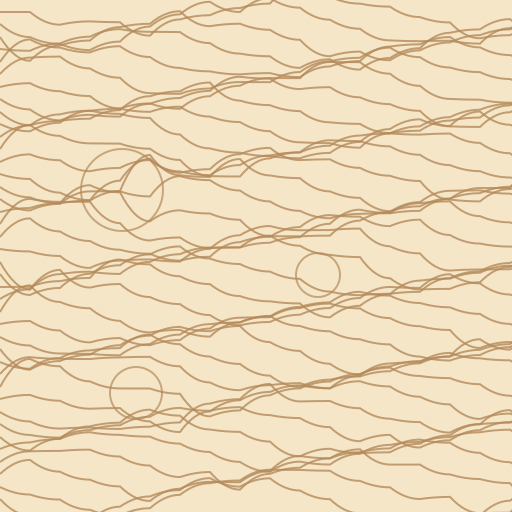

This figure's Python source:
import math  # https://docs.python.org/3/library/math.html
import logging  # https://docs.python.org/3/library/logging.html
from typing import Tuple
import random

import click  # https://click.palletsprojects.com/
from noise import pnoise2  # https://pypi.org/project/noise/
from PIL import Image  # https://pillow.readthedocs.io/en/stable/
from rich.console import Console  # https://rich.readthedocs.io/en/stable/

S_LOG_MSG_FORMAT = "%(asctime)s [%(levelname)-5s]  %(message)s"
logging.basicConfig(level=logging.INFO, format=S_LOG_MSG_FORMAT)
logger = logging.getLogger(__name__)
console = Console()

# Wood type parameters: (scale, ring_freq, noise_strength)
WOOD_TYPES: dict[str, Tuple[float, float, float]] = {
    "oak": (0.08, 0.15, 3.0),
    "pine": (0.1, 0.12, 4.0),
    "mahogany": (0.06, 0.2, 2.0),
    "walnut": (0.07, 0.17, 2.5),
}

def _generate_branch_circles(width, height, num_circles=3, min_radius=20, max_radius=60):
    """
    Generate random branch circle centers and radii.
    """
    circles = []
    for _ in range(num_circles):
        cx = random.randint(int(0.1 * width), int(0.9 * width))
        cy = random.randint(int(0.1 * height), int(0.9 * height))
        r = random.randint(min_radius, max_radius)
        circles.append((cx, cy, r))
    return circles

def generate_wood_grain(
    width: int,
    height: int,
    scale: float,
    ring_freq: float,
    noise_strength: float,
    branch_strength: float,
    branch_circles: int = 3
) -> Image.Image:
    """
    Generate a wood grain texture with horizontal lines that curve around branch circles.
    """
    logger.debug(
        "Generating wood grain: scale=%.2f, ring_freq=%.2f, noise_strength=%.2f, branch_strength=%.2f, branch_circles=%d",
        scale, ring_freq, noise_strength, branch_strength, branch_circles
    )

    image = Image.new("L", (width, height))
    pixels = image.load()

    # Generate branch circles (branch cross-sections)
    circles = _generate_branch_circles(width, height, num_circles=branch_circles)

    for y in range(height):
        for x in range(width):
            # Horizontal grain base
            base = x * ring_freq

            # Noise for texture
            noise_val = pnoise2(x * scale, y * scale, octaves=4)
            distortion = noise_val * noise_strength

            # Branch-like streaks
            branch_val = branch_strength * pnoise2(
                x * scale * 0.5,
                y * scale * 0.3,
                octaves=2
            )

            # Bend grain lines around branch circles
            bend = 0.0
            for cx, cy, r in circles:
                dx = x - cx
                dy = y - cy
                dist = math.sqrt(dx * dx + dy * dy)
                if dist < r * 1.5:
                    # Angle from center, used to curve the grain
                    angle = math.atan2(dy, dx)
                    # The closer to the circle, the more the grain is bent
                    bend += math.sin(angle) * (r * 1.5 - dist) / (r * 1.5) * 2.5
            
            # Final grain pattern: horizontal lines, bent by branches, with noise
            grain_value = 128 + 127 * math.sin(base + distortion + branch_val * 5.0 + bend)

            # Clamp and write pixel
            value = int(max(0, min(255, grain_value)))
            pixels[x, y] = value

    logger.debug("Wood grain generation complete.")
    return image

def generate_wood_grain_svg(
    width: int = 512,
    height: int = 512,
    num_lines: int = 40,
    waviness: float = 20.0,
    branch_circles: int = 3,
    min_radius: int = 20,
    max_radius: int = 50,
    svg_path: str = "wood_grain.svg"
):
    """
    Generate a wood grain SVG with wavy grain lines and branch circles.
    """
    import random
    svg_lines = [
        f'<svg xmlns="http://www.w3.org/2000/svg" width="{width}" height="{height}" viewBox="0 0 {width} {height}">',
        '<rect width="100%" height="100%" fill="#f5e6c8"/>'
    ]

    # Generate branch circles
    circles = []
    for _ in range(branch_circles):
        cx = random.randint(int(0.15 * width), int(0.85 * width))
        cy = random.randint(int(0.15 * height), int(0.85 * height))
        r = random.randint(min_radius, max_radius)
        circles.append((cx, cy, r))
        svg_lines.append(f'<circle cx="{cx}" cy="{cy}" r="{r}" fill="none" stroke="#b48a5a" stroke-width="2" opacity="0.7"/>')

    # Generate grain lines
    for i in range(num_lines):
        y = int(height * (i + 1) / (num_lines + 1))
        path = f'M 0 {y} '
        x = 0
        while x < width:
            # Waviness, modulated by proximity to branch circles
            wave = waviness * (0.5 + random.random())
            bend = 0.0
            for cx, cy, r in circles:
                dist = math.hypot(x - cx, y - cy)
                if dist < r * 1.5:
                    angle = math.atan2(y - cy, x - cx)
                    bend += math.sin(angle) * (r * 1.5 - dist) / (r * 1.5) * waviness * 1.5
            y_offset = math.sin(x / 60.0 + i) * wave + bend
            path += f'Q {x + 15} {y + y_offset:.2f}, {x + 30} {y + y_offset:.2f} '
            x += 30
        svg_lines.append(f'<path d="{path}" fill="none" stroke="#b48a5a" stroke-width="2" opacity="0.8"/>')

    svg_lines.append('</svg>')
    with open(svg_path, "w") as f:
        f.write("\n".join(svg_lines))
    logger.info(f"Wood grain SVG saved to {svg_path}")


def _generate_non_overlapping_knots(width, height, num_knots, min_radius, max_radius, max_attempts=1000):
    import random
    knots = []
    attempts = 0
    while len(knots) < num_knots and attempts < max_attempts:
        rx = random.randint(min_radius, max_radius)
        ry = int(rx * (0.7 + 0.6 * random.random()))  # ellipse
        cx = random.randint(rx + 10, width - rx - 10)
        cy = random.randint(ry + 10, height - ry - 10)
        overlap = False
        for (ocx, ocy, orx, ory) in knots:
            dx = cx - ocx
            dy = cy - ocy
            # Use ellipse bounding box for overlap check
            if (abs(dx) < rx + orx + 6) and (abs(dy) < ry + ory + 6):
                overlap = True
                break
        if not overlap:
            knots.append((cx, cy, rx, ry))
        attempts += 1
    return knots

def generate_wood_board_with_knots_svg(
    width: int = 800,
    height: int = 250,
    num_knots: int = 5,
    min_radius: int = 10,
    max_radius: int = 18,
    num_rings: int = 14,
    ring_bend_strength: float = 1.2,
    svg_path: str = "wood_board_knots.svg"
):
    """
    Generate an SVG of a wood board with non-overlapping ellipses for knots and trunk lines that bend smoothly around them, with bending based on distance to knot center and no bend beyond 3x radius.
    """
    import random, math
    def smoothstep(x):
        return 3 * x ** 2 - 2 * x ** 3
    svg_lines = [
        f'<svg xmlns="http://www.w3.org/2000/svg" width="{width}" height="{height}" viewBox="0 0 {width} {height}">',
        f'<rect x="0" y="0" width="{width}" height="{height}" fill="#f5e6c8" stroke="#b48a5a" stroke-width="6"/>'
    ]
    knots = _generate_non_overlapping_knots(width, height, num_knots, min_radius, max_radius)
    for cx, cy, rx, ry in knots:
        svg_lines.append(f'<ellipse cx="{cx}" cy="{cy}" rx="{rx}" ry="{ry}" fill="#b48a5a" stroke="#7a5832" stroke-width="2" opacity="0.85"/>')
    for i in range(num_rings):
        y_base = int(height * (i + 1) / (num_rings + 1))
        points = []
        x = 0
        step = 2
        thickness = 0.7 + 1.2 * random.random()
        while x < width:
            y = y_base
            bend = 0.0
            for cx, cy, rx, ry in knots:
                r = (rx + ry) / 2
                dx = x - cx
                dy = y_base - cy
                dist = math.hypot(dx, dy)
                if dist < 3 * r:
                    # Normalized: 0 at center, 1 at 3*r
                    t = min(max((dist - r) / (2 * r), 0.0), 1.0)
                    # Use a smoothstep for a gentle transition
                    influence = 1.0 - smoothstep(t)
                    # Direction: up or down depending on y_base vs cy
                    sign = 1 if y_base < cy else -1
                    # Bend peaks at the edge of the knot, fades to zero at 3*r
                    if dist > r:
                        bend += sign * influence * ring_bend_strength * r * 0.7
                    else:
                        # Inside the knot: don't draw
                        bend = None
                        break
            if bend is not None:
                y += bend
                points.append((x, y))
            x += step
        if points:
            d = f'M {points[0][0]:.2f},{points[0][1]:.2f} '
            for px, py in points[1:]:
                d += f'L {px:.2f},{py:.2f} '
            svg_lines.append(f'<path d="{d}" fill="none" stroke="#b48a5a" stroke-width="{thickness:.2f}" opacity="0.7"/>')
    svg_lines.append('</svg>')
    with open(svg_path, "w") as f:
        f.write("\n".join(svg_lines))
    logger.info(f"Wood board SVG with knots and year rings saved to {svg_path}")

@click.command()
@click.option(  "--type", "-t", "wood_type", type=click.Choice(WOOD_TYPES.keys(), case_sensitive=False),
                default="walnut", help="Type of wood grain to generate")
@click.option(  "--width", "-w", default=512, show_default=True, help="Image width in pixels", type=int)
@click.option(  "--height", "-h", default=512, show_default=True, help="Image height in pixels", type=int)
@click.option(  "--branch", "-b", default=0.5, show_default=True,
                help="Branch swirl strength (0.0 = none, try 0.5 to 2.0)", type=float)
@click.option(  "--branch-circles", "-c", default=2, show_default=True,
                help="Number of branch circles (cross-sections) to add", type=int)
@click.option(  "--save", "-s", type=click.Path(dir_okay=False, writable=True), help="Path to save image")
def main(wood_type: str, width: int, height: int, branch: float, branch_circles: int, save: str | None) -> None:
    """
    Generate and show a wood grain image with optional branch swirls and branch circles.
    """
    try:
        wood_type = wood_type.lower()
        scale, ring_freq, noise_strength = WOOD_TYPES[wood_type]
        logger.info("Selected wood type: %s", wood_type)

        img = generate_wood_grain(width, height, scale, ring_freq, noise_strength, branch, branch_circles)

        if save:
            img.save(save)
            console.print(f"[green]Wood grain image saved to:[/green] {save}")
        else:
            img.show()

    except Exception as e:
        logger.exception("An error occurred during generation: %s", e)
    finally:
        logger.info("So long, and thanks for all the branches.")

@click.command("svg")
@click.option("--width", default=512, show_default=True, help="SVG width in pixels", type=int)
@click.option("--height", default=512, show_default=True, help="SVG height in pixels", type=int)
@click.option("--lines", default=40, show_default=True, help="Number of grain lines", type=int)
@click.option("--waviness", default=20.0, show_default=True, help="Waviness of grain lines", type=float)
@click.option("--branch-circles", default=3, show_default=True, help="Number of branch circles", type=int)
@click.option("--output", default="wood_grain.svg", show_default=True, help="Output SVG file path", type=str)
def svg(width, height, lines, waviness, branch_circles, output):
    """
    Generate a wood grain SVG with wavy lines and branch circles.
    """
    generate_wood_grain_svg(width, height, lines, waviness, branch_circles, svg_path=output)
    console.print(f"[green]Wood grain SVG saved to:[/green] {output}")

@click.command("board-svg")
@click.option("--width", default=800, show_default=True, help="SVG width in pixels", type=int)
@click.option("--height", default=250, show_default=True, help="SVG height in pixels", type=int)
@click.option("--knots", default=5, show_default=True, help="Number of branch holes (knots)", type=int)
@click.option("--output", default="wood_board_knots.svg", show_default=True, help="Output SVG file path", type=str)
def board_svg(width, height, knots, output):
    """
    Generate a wood board SVG with 3-10 irregular branch holes (knots).
    """
    generate_wood_board_with_knots_svg(width, height, knots, svg_path=output)
    console.print(f"[green]Wood board SVG with knots saved to:[/green] {output}")

@click.group()
def cli():
    """Wood grain generator CLI."""
    pass

cli.add_command(main, name="main")
cli.add_command(svg)
cli.add_command(board_svg)

if __name__ == "__main__":
    cli()